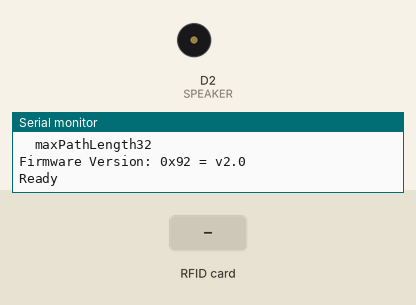
Bench run of a program on a simulated ESP8266 (NodeMCU). Shown: buzzer (waves = sounding), the last lines printed to the serial monitor. Inputs (shaded band) come from the test bench. Storage starts empty.

Above: at 1.2 s.
1.3 s: RFID card 5E 7A 19 C4 held to the reader
At 1.7 s:
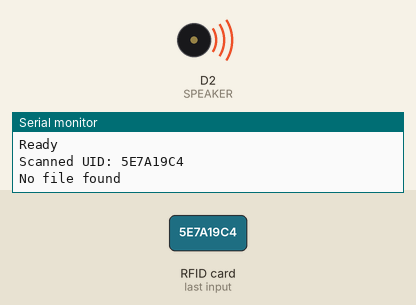
Timing chart, 0 to 4.3 s (numbered marks = the images above; inputs shaded):
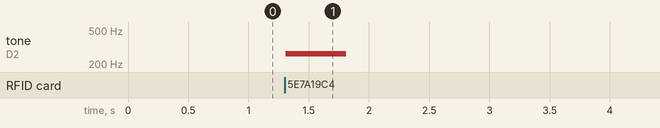

Measured:
- after the input at 1.3 s, tone on D2 (SPEAKER): silent → 262 Hz at once, → silent 0.50 s later

The program:

main.cpp
```cpp
#include <Arduino.h>
#include <ESP8266WiFi.h>
#include <FS.h>
#include <MFRC522.h>
#include <SPI.h>
#include <WiFiManager.h>

#define RST_PIN 2
#define SS_PIN  15
#define SPEAKER D2

const auto NOTE_C4 = 262u;
const auto NOTE_D4 = 294u;
const auto NOTE_E4 = 330u;
const auto NOTE_F4 = 349u;
const auto NOTE_G4 = 392u;
const auto NOTE_A4 = 440u;
const auto NOTE_B4 = 494u;
const auto NOTE_C5 = 523u;

MFRC522 mfrc522(SS_PIN, RST_PIN);

#define PLAYER_ID "00%3A04%3A20%3A17%3A81%3Ad5";
// Kitchen 00%3A04%3A20%3A26%3Ac6%3A4d
// Loft 00%3A04%3A20%3A07%3Acc%3Af1
// Living%20room 00%3A04%3A20%3A17%3A81%3Ad5
const int server_port = 9090;
const char server_host[] = "squeezebox";

void setup() {
	Serial.begin(115200);

	if (SPIFFS.begin()) {
		Serial.println(F("Filesystem mounted"));
	}
	FSInfo fs_info;
	if (SPIFFS.info(fs_info)) {
		Serial.println(F("Filesystem info:"));
		Serial.print(F("  totalBytes:"));
		Serial.println(fs_info.totalBytes);
		Serial.print(F("  usedBytes"));
		Serial.println(fs_info.usedBytes);
		Serial.print(F("  blockSize"));
		Serial.println(fs_info.blockSize);
		Serial.print(F("  pageSize"));
		Serial.println(fs_info.pageSize);
		Serial.print(F("  maxOpenFiles"));
		Serial.println(fs_info.maxOpenFiles);
		Serial.print(F("  maxPathLength"));
		Serial.println(fs_info.maxPathLength);
	}
	SPI.begin();
  SPI.setFrequency(1000000);
	mfrc522.PCD_Init();
	mfrc522.PCD_DumpVersionToSerial();
	Serial.println(F("Ready"));
}

void getUid(char * uid) {
  for (auto i = 0; i != mfrc522.uid.size; ++i) {
		sprintf(uid + 2*i, "%02X", mfrc522.uid.uidByte[i]);
  }
  Serial.print(F("Scanned UID: "));
  Serial.println(uid);
}

void ackSound() {
  tone(SPEAKER, NOTE_C4);
	delay(100);
  noTone(SPEAKER);
}

void successSound() {
  tone(SPEAKER, NOTE_C4);
  delay(100);
  tone(SPEAKER, NOTE_F4);
  delay(100);
  tone(SPEAKER, NOTE_C5);
  delay(100);
  noTone(SPEAKER);
}

void failSound() {
  tone(SPEAKER, NOTE_C4);
  delay(200);
  tone(SPEAKER, NOTE_C4);
	delay(200);
  noTone(SPEAKER);
}

void loop() {
	// Look for new cards
	if (!mfrc522.PICC_IsNewCardPresent()) {
		return;
	}

	// Select one of the cards
	if (!mfrc522.PICC_ReadCardSerial()) {
		return;
	}

	ackSound();

	char file_name[12] = "/";
	getUid(file_name + 1);

  mfrc522.PICC_HaltA();

	if (!SPIFFS.exists(file_name)) {
		Serial.println(F("No file found"));
		failSound();
		return;
	}

	File f = SPIFFS.open(file_name, "r");
	if (!f) {
		Serial.println(F("Unable to read file"));
		failSound();
		return;
	}

	const String tracks = f.readString();
	Serial.print(F("Tracks: "));
	Serial.println(tracks);

	f.close();

	successSound();

	WiFiClient client;
	if (!client.connect(server_host, server_port)) {
		Serial.println("squeezebox server connection failed");
		failSound();
		return;
	}

	// <player id> playlistcontrol cmd:load track_id:<comma separated list>
	char cmd[255] = PLAYER_ID;
	strncat(cmd, " playlistcontrol cmd:load track_id:", sizeof(cmd));
	strncat(cmd, tracks.c_str(), sizeof(cmd));

	Serial.print("Sending command: ");
	Serial.println(cmd);

	// This will send the request to the server
	client.print(cmd);
	unsigned long timeout = millis();
	while (client.available() == 0) {
		if (millis() - timeout > 5000) {
			Serial.println(F(">>> Client Timeout !"));
			client.stop();
			failSound();
			return;
		}
	}

	// Read all the lines of the reply from server and print them to Serial
	while(client.available()) {
		String line = client.readStringUntil('\r');
		Serial.print(line);
	}
}
```
